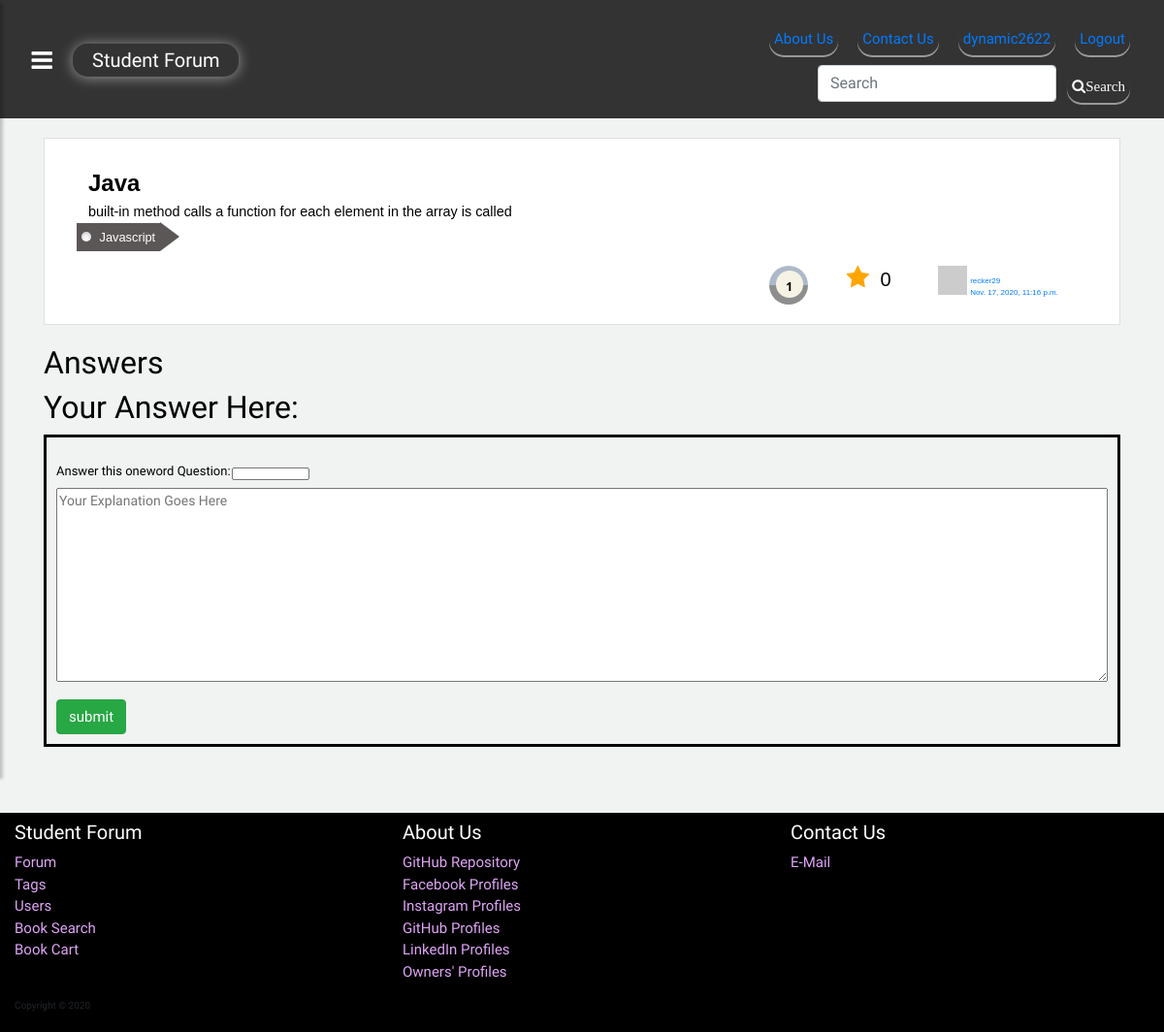
Screenshot of /Comment/72/ (signed in) with the database file from the repository.
### home/models.py (models this page shows, shortened)
class forum(models.Model):
    topic= models.CharField(max_length=300)
    description = models.CharField(max_length=1000,blank=True)
    link = models.CharField(max_length=100 ,null =True,default="null")
    date_created=models.DateTimeField(auto_now_add=True,null=True)
    updated_at = models.DateTimeField(auto_now=True,null=True)
    owner = models.ForeignKey(settings.AUTH_USER_MODEL, on_delete=models.CASCADE)
    type_code= models.CharField(max_length=1,default=3)
    ask= models.DecimalField(max_digits=1, decimal_places=0,blank=True,null=True)
    total=models.IntegerField(null=True,blank=True,default=0)
    favorites = models.ManyToManyField(settings.AUTH_USER_MODEL,through='Fav', related_name='favorite')

class forum_tags(models.Model):
    tags_access=models.ForeignKey(forum,on_delete=models.CASCADE,related_name="tag_access")
    tags_forum=models.CharField(max_length=50,blank=True,null=True)

class Profile(models.Model):
    user = models.OneToOneField(User,related_name="profile", on_delete=models.CASCADE)
    first_name = models.CharField(max_length=100, blank=True)
    last_name = models.CharField(max_length=100, blank=True)
    email = models.EmailField(max_length=150)
    phone = models.DecimalField(max_digits=10, decimal_places=0,null=True, blank=True)
    picture = models.BinaryField(null=True, blank=True, editable=True)
    content_type = models.CharField(max_length=256, null=True, blank=True, help_text='The MIMEType of the file')
    bio = models.TextField()
    github_link = models.URLField(max_length = 200, blank=True, null=True, default='http://null.html', editable=True)
    linkedin_link = models.URLField(max_length = 200, blank=True, null=True, default='http://null.html', editable=True)

### home/views.py (the view, shortened to what this page needs)
# urls.py: path('Comment/<int:pk>/', views.addInDiscussion.as_view(), name='comment'),
class addInDiscussion(LoginRequiredMixin, View):
    form = CreateInDiscussion()
    def get(self,request, pk):
        form =  CreateInDiscussion()
        topic=forum.objects.get(pk=pk)
        favorites = list()
        url=request.META.get('HTTP_REFERER')
        if request.user.is_authenticated:
            rows = request.user.favorite.values('id')
            favorites = [ row['id'] for row in rows ]
        context = { 'form': form, 'urls': url, 'pk': pk,  'topic':topic, 'favorites': favorites}
        return render(request, 'home/addInDiscussion.html', context)

### home/forms.py
class CreateInDiscussion(ModelForm):
    class Meta:
        model = Discussion
        fields = ['discuss','single']

### home/templates/home/addInDiscussion.html (shortened to what this page needs)
{% extends "index.html" %}
{% block discuss %}
<div class="forum container-fluid" id="forum-{{topic.id}}">
        <div class="row myrow_1">
            <div class="col-8">
                <form method="POST" >
                    <h2 class="forum_topic" ><a type='submit' href="{%  url 'home:comment' topic.id %}"><b>{{topic.topic}}</b></a></h2>
                </form>
            </div>
            <div class="dropdown col ">
                <button  id="dropbtn{{topic.id}}" class="dropbtn"><i class="fa fa-align-justify" style="
                    position: absolute;
                    right: 15px;top:5px;">
                </i></button>
            </div>
        </div>
        <br>
        <div class="row myrow_3">
            <div class="col">
                <p class="description">
                    {{topic.description}}
                </p>
            </div>
        </div>
        <div class="row ">
            <div class="col">
                {%for tag in topic.tag_access.all%}
                    {% if tag.tags_forum != null %}
                        <a href="#" class="tag">
                            <span class="arrow"></span>
                            {{tag.tags_forum}}
                        </a>
                    {% else %}
                        <span>No Tags Available</span>
                    {% endif %}
                {% endfor %}
            </div>
            <div class="col-5 col-md-3">
            </div>
        </div>
        <div class="d-flex flex-row-reverse myrow_4 ">
            <div class="askedby mr-5 " >
                <input type="image" class='photo' id="dp-{{topic.owner.profile.id}}" src="{%  url 'home:dp' topic.owner.profile.id  %}" style=" outline:none;
                  height:30px;
                  width:30px;" >
                <div class="blah">
                    <a href="{% url 'home:searchprofile' topic.owner.username %}">{{topic.owner}}</a><br><a href="#" class="time">{{topic.date_created}}</a>
                </div>
            </div>
            <div class='extra mr-5'>
            {% if user.is_authenticated %}
            <a  href="#" onclick=
                "favPost('{% url 'home:forum_unfavorite' topic.id %}', {{ topic.id }} );return false;"
                id="favorite_star_{{topic.id}}"
                >
                    <span>
                    <i class="fa fa-star fa-5x" style="color: orange;" ></i>
                    </span>
            </a>
            {% endif %}
            <h5 style="display:inline-block;margin-left:10px;">{{topic.discuss_access.count}}</h5>
            </div>
            <div class="vote roundrect">
                    <form  method="POST" class="form">
                        <div class="increment up" onclick="vote('{% url 'home:upvote' topic.id %}',{{topic.id}});"
                                id="uv"></div>
                        <div class="increment down" id="dv" onclick="vote('{% url 'home:downvote' topic.id %}',{{topic.id}});" ></div>
                        <div class="count " id="count-{{topic.id}}">{{topic.total}}</div>
                    </form>
            </div>
        </div>
    </div>
<h2>Answers</h2>
<h2>Your Answer Here:</h2>
<div class="mb-5 answer" style="border:3px solid black;padding:10px;">
    <form action="" method="POST">
            <br>
            <br>
            {% if topic.type_code == '2' %}
                <label for="id_single">Answer this oneword Question:</label>
                <input type="text" maxlength="50" name="single" id="id_single"><br>
                <textarea type="text" name="discuss" id="id_discuss" rows="20" cols="300" placeholder="Your Explanation Goes Here"></textarea><br>
            {% endif %}
            <br>
            <br>
        <input type="submit" style="font-size:3em;" class="btn btn-success" value="submit">
    </form>
</div>
{% endblock %}

### home/templates/index.html (shortened to what this page needs)
<!DOCTYPE html>
<html>
    <head>
        <link rel="stylesheet" href="https://maxcdn.bootstrapcdn.com/bootstrap/4.4.1/css/bootstrap.min.css">
        <link rel="stylesheet" href="../../static/css/style.css">
        <link rel="stylesheet" href="../../static/css/login.css">
        <link rel="stylesheet" href="../../static/css/jquery.mCustomScrollbar.min.css">
`       <link rel="stylesheet" href="https://cdnjs.cloudflare.com/ajax/libs/font-awesome/4.7.0/css/font-awesome.min.css">
    </head>
    <body>
        <div class="wrapper">
            <div id="content" >
                <nav class="navbar navbar-expand-md navbar-inverse fixed-top  pb-md-3 pb-sm-5 pt-sm-4">
                    <div class="container-fluid">
                        <div class="navbar-header">
                            <button type="button" id="sidebarCollapse" style="border:none;padding:0;" class="btn btn-info navbar-btn">
                                <i class="fa fa-5x fa-bars" aria-hidden="true"></i>
                            </button>
                            <div class="navbar-brand text-center ">
                                <a class="abtn" href={% url 'home:content' %}>Student Forum</a>
                            </div>
                        </div>
                        <div class="collapse d-md-flex flex-md-column align-items-sm-end navbar-collapse" id="navComponents">
                            <div class="d-md-flex  flex-md-row">
                                <div id="info" class="navbar-right">
                                	<div class="row">
                                        <button type="button" class="btn btn-default navbtn navbar-btn col-xs-6"><a href="{% url 'home:construct' %}">About Us</a></button>
                                        <button type="button"class=" btn btn-default navbtn navbar-btn col-xs-6"><a href="{% url 'home:contact' %}">Contact Us</a></button>
                                	</div>
                                </div>
                            {% if user.is_authenticated %}
                                <div id="user" class="navbar-right">
                                	<div class="row">
                                        <button type="button" class="btn btn-default navbtn navbar-btn col-xs-6"><a href="{% url 'home:searchprofile' user.get_username %}">{{ user.get_username }}</a></button>
                                        <button type="button"class=" btn btn-default navbtn navbar-btn col-xs-6"><a href={% url 'home:logout' %}>Logout</a></button>
                                	</div>
                                </div>
                            {% endif %}
                            </div>
                            <div>
                            <form action="#" class="navbar-form navbar-right">
                                <div class="form-group">
                                    <input type="text" class="form-control" placeholder="Search" name="search"
                                    >
                                </div>
                                <button type="submit" class="btn navbtn btn-default"><i class="fa fa-search " style="color:white;">Search</i></button>
                            </form>
                            </div>
                        </div>
                    </div>
                </nav>
                <div class="main-content d-flex flex-column" >
                    <div class="container">
                        {% block discuss %}
                        {% endblock %}
                    </div>
                </div>
                <footer class="container-fluid">
	                <div class="row">
	                	<ul class="col-xs-6 col-sm-4">
	                		<a href="">Student Forum</a>
	                		<li>
	                			<a href="{% url 'home:content' %}">Forum</a>
	                		</li>
	                		<li>
	                			<a href="{% url 'home:searchtags' %}">Tags</a>
	                		</li>
	                		<li>
	                			<a href="{% url 'home:users' %}">Users</a>
	                		</li>
	                		<li>
	                			<a href="{% url 'books:search' %}">Book Search</a>
	                		</li>
	                		<li>
	                			<a href="{% url 'books:cart' %}">Book Cart</a>
	                		</li>
	                	</ul>
	                	<ul class="col-xs-6 col-sm-4">
	                		<a href="{% url 'home:construct' %}">About Us</a>
	                		<li>
	                			<a href="https://github.com/Adroit2k2/Student-Forum">GitHub Repository</a>
	                		</li>
	                		<li>
	                			<a id="Facebookc" href="{% url 'home:construct' %}">Facebook Profiles</a>
	                		</li>
	                		<li>
	                			<a id="Instagramc" href="{% url 'home:construct' %}">Instagram Profiles</a>
	                		</li>
	                		<li>
	                			<a id="GitHubc" href="{% url 'home:construct' %}" >GitHub Profiles</a>
	                		</li>
	                		<li>
	                			<a id="LinkedInc" href="{% url 'home:construct' %}">LinkedIn Profiles</a>
	                		</li>
	                		<li>
	                			<a id="Owners" href="{% url 'home:construct' %}" >Owners' Profiles</a>
	                		</li>
	                	</ul >
	                	<ul class="col-xs-6 col-sm-4">
	                		<a href="{% url 'home:contact' %}">Contact Us</a>
	                		<li>
	                			<a href="href="{% url 'home:construct' %}"">E-Mail</a>
	                		</li>
	                	</ul>
	                </div>
                	<p style="  margin-bottom: 0;
                                padding-bottom: 2em;
                                font-size: 2em;
                                ">Copyright &copy; 2020</p>
                </footer>
            </div>
        </div>
    </body>
</html>

### home/static/css/style.css (style rules this page uses)
body { font-family: 'Poppins', sans-serif; font-family: 'Alegreya', serif; font-family: 'Sansita', serif; font-size:5px ; min-height:100%; background-color: rgb(241, 242, 242); overflow-x: hidden; }
.btn { font-size:inherit; }
.wrapper { height: 100%; z-index: 125; }
.main-content { padding: 0px 0; min-height:82vh; }
.navbar { padding:20px 10px; background: #333; color: #333; transition: all 0.3s; z-index: 50; }
.navbar-header button { background:#333; }
#navComponents { justify-content:flex-end; }
#navComponents .row { margin-right:0; margin-left:0; }
#navComponents .navbar-form { margin-top:10px; }
#navComponents .navbar-form .form-group { margin-bottom:0; display:inline-block; }
#navComponents .navbar-form .navbtn { font-size:3em; }
.navbar-right a { font-size:3em ; }
@media (min-width: 768px) { .navbtn { color: #fff !important; text-decoration: none; padding: 5px 5px; margin:0 10px; text-align: center; cursor: pointer; outline: none; color: #fff; border: none; border-radius: 15px; box-shadow: 0 2px #999; } }
.navbar-header button { width: 35px; height: 35px; border-color: #17a2b8; }
@media (min-width:768px) { .navbar-header { width: 40px; height: 40px; position: relative; } }
@media (min-width:768px) { .navbar-brand { position: absolute; left: 50px; top: -3px; } }
#sidebarCollapse { position:absolute; left:2%; }
footer { background:black; justify-content: end; margin: auto; margin-bottom: 0; }
footer li { list-style: none; }
footer ul>a { font-size:4em; color:white; line-height: 2em; }
footer li>a { color:#dea4f5; font-size: 3em; }
#content { width: 100%; padding: 114px 0px 0px 0px; min-height: 100vh; transition: all 0.3s; position: relative; }
.main-content { color: black; width: 100%; }
.main-content .container { margin: 20px auto ; }

### rows the page displays
forum: topic "Java", description "built-in method calls a function for each element in the array is called", owner "recker29", date_created "Nov. 17, 2020, 11:16 p.m.", discuss_access.count "0", total "1"
forum_tags: tags_forum "Javascript"

### other values shown
{{ user.get_username }} "dynamic2622"
